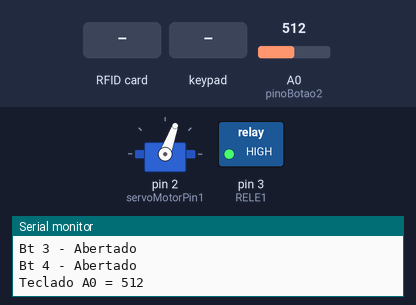
A sketch run on a simulated Arduino Uno, built with avr-gcc and run on an emulated ATmega328P. Shown: servo, switched loads named in the sketch (green lamp = pin HIGH), the last lines printed to the serial monitor. Inputs (shaded band) come from the test bench; at power-on: A0 (pinoBotao2) = 512. Pins used as bus, display or sensor lines are not drawn.

Above: at 1.2 s.
1.3 s: RFID card A3 42 BA A9 held to the reader
At 1.7 s:
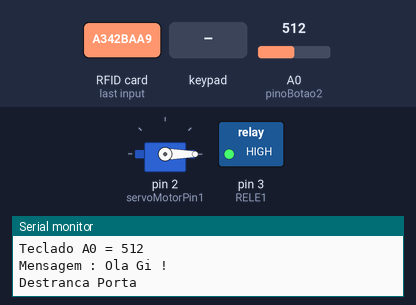
4.3 s: key '#' pressed
At 5.7 s:
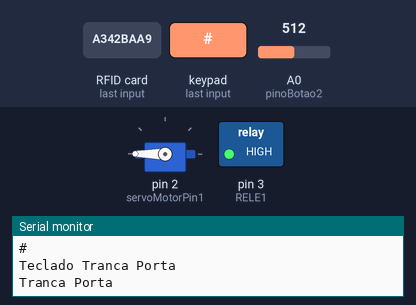
7.3 s: keypad keys A 3 9 7 3 * pressed 0.4 s apart
18.7 s: RFID card 0F 68 82 12 held to the reader
At 23.4 s:
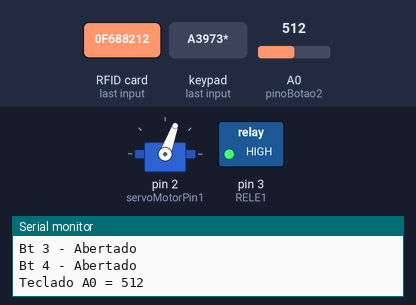
Timing chart, 0 to 23.7 s (numbered marks = the images above; inputs shaded):
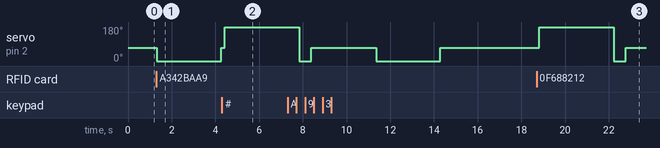

Measured:
- after the input at 1.3 s, servo on pin 2 (servoMotorPin1): 70° → 0° at once, → 70° 3.0 s later
- after the input at 4.3 s, servo on pin 2 (servoMotorPin1): 70° → 180° after 0.13 s
- after the input at 18.7 s, servo on pin 2 (servoMotorPin1): 70° → 180° after 0.12 s, → 0° 3.4 s later, → 70° 0.55 s later

The sketch:

ta_v1-2chaveiros-2bilhetes-1cartao-2senhas-4bt-teclado-rifid.ino
```cpp
#include <SPI.h>
#include <MFRC522.h>

#define SS_PIN 10
#define RST_PIN 9
MFRC522 mfrc522(SS_PIN, RST_PIN);   // Create MFRC522 instance.

//incluindo biblioteca para controle do servomotor
#include "Servo.h"
Servo servoMotorObj1;
int servoMotorPin1 = 2;
int FLAGTrancaPorta = 1; //trancada

String cmd = "";
int valorCampainha = 0;
int modoCalibracao = 0;
//bt
byte pinoBotao1 = 4;
byte pinoBotao2 = 14;
const long DEBOUNCE_DELAY_1 = 100;
int leitura_anterior_1 = 0;
int leitura_anterior_db_1 = 0;
long time_ultimo_debounce_1 = 0;
int debounce_ok_1 = 0;

//rele
 int  RELE1 = 3; // luzHall

 //SM
 //sensor magnetico
 /*
int SM = 15;
int mostraPorta;
int valorSMDb;
*/
////////////////////////////////////////////////////////////////////////////////////
#include <Keypad.h>


int delayAbrePorta = 2950;
int delayFechaPorta1 = 3400;
int delayFechaPorta2 = 550;

char* senha1 = "A3973*";
int position1 = 0;
char* senha2 = "B0703*";
int position2 = 0;

char* senha3 = "D1206*";
int position3 = 0;

int salvaSenha = 0;
int confirmaSenha = 0;

const byte numRows=4; // Numero de linhas
const byte numCols=4; // Numero de colunas

char keymap[numRows][numCols]= // Aqui é feito o "mapa" do teclado, que são as teclas
{
 {'1','2','3','A'},
 {'4','5','6','B'},
 {'7','8','9','C'},
 {'*','0','#','D'},
};

byte rowPins[numRows] = {8,7,6,5}; // Pinos digitais onde as linhas estão conectadas
byte colPins[numCols] = {16,17,18,19}; // Pinos digitais onde as colunas estão conectadas

Keypad myKeypad = Keypad(makeKeymap(keymap), rowPins, colPins, numRows, numCols);

void setup()
{
 Serial.begin(9600);

 pinMode(pinoBotao1, INPUT);//bt1
  pinMode(pinoBotao2, INPUT);//bt2

 pinMode(RELE1, OUTPUT);
 digitalWrite(RELE1, HIGH);

 //pinMode(SM, INPUT); //sensor magnetico

  SPI.begin();      // Inicia  SPI bus
  mfrc522.PCD_Init();   // Inicia MFRC522
  Serial.println("Aproxime o seu cartao do leitor...");
  Serial.println();

  servoMotorObj1.attach(servoMotorPin1);
  servoMotorObj1.write(70); // 70 aqui o motor irá "parar"
  FLAGTrancaPorta = 1;
}


void loop()
{

  /////// RECEBE SERIAL //-----------------------------------------------------------------------------------------------------------

  if(Serial.available() > 0) // serial pc
  {
    while(Serial.available() > 0)
    {
      cmd += char(Serial.read());
      delay(10);
    }
    Serial.println(cmd);
  }


  if (cmd.length() >0) {

    if(cmd == "0"){ abreTrancaPorta(); }
    if(cmd == "1"){ fechaTrancaPorta(); }


    cmd = "";
  }

  //-----------------------------------------------------------------------------------------------------------------------------


  //verificaPorta();

  botoes();

  teclado();


  rfid();

}


void botoes()
{
  long tecladoA0=0; //Cria variável para ler o teclado ligado ao pino A0
  //for(int i=0;i<100;i++) //Laço para fazer 100 leituras
  //{
    tecladoA0 = tecladoA0+analogRead(A0); //Soma a leitura anterior com a leitura atual de A0
  //}
  //tecladoA0 = tecladoA0/100;


  int variacao = 4;


  int intBt1 = 112;
  int intBt2 = 202;
  int intBt3 = 282;
  int intBt4 = 348;

  int intBt1e2 = 287;
  int intBt1e3 = 355;
  int intBt1e4 = 417;
  int intBt2e3 = 411;
  int intBt2e4 = 470;
  int intBt3e4 = 515;

  // 1 bt
  if(tecladoA0 > intBt1-variacao and tecladoA0 < intBt1+variacao){
    Serial.println("Bt 1 - Abertado");
    Serial.println("");
    if(FLAGTrancaPorta == 0){ fechaTrancaPorta(); } else { abreTrancaPorta(); };
    //campainha(0);

  }
  if(tecladoA0 > intBt2-variacao and tecladoA0 < intBt2+variacao){
    Serial.println("Bt 2 - Abertado"); Serial.println("");
    //valorCampainha = 1;
    campainha(1);
  }else{
    campainha(0);
  }

  if(tecladoA0 > intBt3-variacao and tecladoA0 < intBt3+variacao){
    if(modoCalibracao == 1){
      Serial.println("Bt 3 - Abertado"); Serial.println("");
      //servoMotorObj1.write(0);   //0 aqui o motor irá "abrir"
      servoMotorObj1.write(50); //180 aqui o motor irá "fechar"
    }
  }else if(tecladoA0 > intBt4-variacao and tecladoA0 < intBt4+variacao){
    if(modoCalibracao == 1){
      Serial.println("Bt 4 - Abertado"); Serial.println("");
      servoMotorObj1.write(90); //180 aqui o motor irá "fechar"
    }
  }else{
    servoMotorObj1.write(70); //70 aqui o motor irá "parar"
  }

  // 2 bt
  if(tecladoA0 > intBt3e4-variacao and tecladoA0 < intBt3e4+variacao){
    Serial.println("Bt 3 - Abertado");
    Serial.println("Bt 4 - Abertado");
    Serial.println("");
    modoCalibracao = 1;
  }

  Serial.print("Teclado A0 = "); //Imprime no Serial Monitor "Teclado A0 = "
  Serial.println(tecladoA0); //Imprime o valor de A0
  Serial.print("\n\n"); //Pula 2 linha no Serial Monitor

  //delay(100); //Aguarda 100 milissegundos


}

void campainha(int valorCampainha)
{
 if(valorCampainha == 1){
    digitalWrite(RELE1, LOW);
    Serial.println("Campainha on");
  }else{
    digitalWrite(RELE1, HIGH);
    //Serial.println("Campainha off");
  }
}

void botoes2()
{
  if(digitalRead(pinoBotao1) == 0){
    digitalWrite(RELE1, LOW);
    Serial.println("Campainha");
  }else{
    digitalWrite(RELE1, HIGH);
  }

  int leitura_atual_1 = digitalRead(pinoBotao2);
  if(leitura_atual_1 != leitura_anterior_1){time_ultimo_debounce_1 = millis(); debounce_ok_1;}
  if((millis()-time_ultimo_debounce_1)>DEBOUNCE_DELAY_1){debounce_ok_1=1;}
  if(debounce_ok_1 == 1){
    if(leitura_atual_1 == 1 && leitura_anterior_db_1 == 0){

      if(FLAGTrancaPorta == 0){ fechaTrancaPorta(); } else { abreTrancaPorta(); }

  }
    leitura_anterior_db_1 = leitura_atual_1;

  }
}


void teclado()
{

  char keypressed = myKeypad.getKey();
  //if(keypressed !=  NO_KEY){Serial.println(keypressed);}

  /*
  if (keypressed == 'A' && valorSMDb == 0 && salvaSenha != 1){
   Serial.println("Entra no modo de gravar nova senha1");
   salvaSenha = 1;
   position1 = 0;
   keypressed = NO_KEY;
  }


  if(salvaSenha == 1){
    if(keypressed !=  NO_KEY ){
      Serial.println(keypressed);
      position1 ++;


      if(position1 == 5 && confirmaSenha == 0){
        if(keypressed == '*'){
          Serial.println("continua modo de gravar nova senha1 - redigite a senha1");
          confirmaSenha = 1;
          position1 = 0;
        }else{
          Serial.println("Sai do modo de gravar nova senha1");
          salvaSenha = 0;
          position1 = 0;
        }
      }else if(position1 == 5 && confirmaSenha == 1){
        if(keypressed == '*'){
          Serial.println("Nova senha gravada");
          confirmaSenha = 0;
          salvaSenha = 0;
          position1 = 0;
        }else{
          Serial.println("Sai do modo de gravar nova senha1");
          salvaSenha = 0;
          position1 = 0;
        }
      }


    }


  }else{
    */
    //if(valorSMDb == 1){

      if(keypressed !=  NO_KEY){Serial.println(keypressed);}
      if (keypressed == '#'){
        Serial.println(keypressed);
        position1 = 0;
        position2 = 0;
        position3 = 0;
        fechadoOk(true);
      }
      if (keypressed == senha1[position1] || keypressed == senha2[position2] || keypressed == senha3[position3]){
        position1 ++;
        position2 ++;
        position3 ++;
      }
      if (position1 >= 6 || position2 >= 6 || position3 >= 6){
        Serial.println("Chegou no 6");
        fechadoOk(false);
        position1 = 0;
        position2 = 0;
        position3 = 0;
      }


    //}
 /* }*/
  delay(100);
}

void fechadoOk(int fechado){
  if (fechado){
    Serial.println("Teclado Tranca Porta");
    fechaTrancaPorta();
  }
  else{
    Serial.println("Senha correta, destranca a porta!");
    abreTrancaPorta();
  }
}

void rfid()
{
  // Look for new cards
  if ( ! mfrc522.PICC_IsNewCardPresent())
  {
    return;
  }
  // Select one of the cards
  if ( ! mfrc522.PICC_ReadCardSerial())
  {
    return;
  }
  String conteudo= "";
  byte letra;
  for (byte i = 0; i < mfrc522.uid.size; i++)
  {
     conteudo.concat(String(mfrc522.uid.uidByte[i] < 0x10 ? " 0" : " "));
     conteudo.concat(String(mfrc522.uid.uidByte[i], HEX));
  }


  conteudo.toUpperCase();
  if (conteudo.substring(1) == "A3 42 BA A9") //UID 1 - Chaveiro gi
  {
    Serial.print("Mensagem : ");
    Serial.println("Ola Gi !");
    if(FLAGTrancaPorta == 0){ fechaTrancaPorta(); } else { abreTrancaPorta(); }

  }else if (conteudo.substring(1) == "0F 68 82 12") //UID 2 - Chaveiro marco
  {
    Serial.print("Mensagem : ");
    Serial.println("Ola Marco !");
    if(FLAGTrancaPorta == 0){ fechaTrancaPorta(); } else { abreTrancaPorta(); }

  }else if (conteudo.substring(1) == "D4 28 5E 74") //UID 3 - Cartao
  {
    Serial.print("Mensagem : ");
    Serial.println("Ola Cartao !!!");
    if(FLAGTrancaPorta == 0){ fechaTrancaPorta(); } else { abreTrancaPorta(); }

  }else if (conteudo.substring(1) == "2F CA E8 10") //UID 4 - Bilhete unico Marco
  {
    Serial.print("Mensagem : ");
    Serial.println("Ola Marco - Bilhete Unico !!!");
    if(FLAGTrancaPorta == 0){ fechaTrancaPorta(); } else { abreTrancaPorta(); }

  }else if (conteudo.substring(1) == "2F 1A C1 15") //UID 5 - Bilhete unico Gi
  {
    Serial.print("Mensagem : ");
    Serial.println("Ola Gi - Bilhete Unico !!!");
    if(FLAGTrancaPorta == 0){ fechaTrancaPorta(); } else { abreTrancaPorta(); }

  }else{
    Serial.print("UID da tag :");
    Serial.println(conteudo);

  }
}


/*
void verificaPorta()
{
  int valorSM = digitalRead(SM);
  if(valorSM == 0){ //sensor aberto
    if(FLAGTrancaPorta != 2){Serial.println("Porta Aberta");}
    FLAGTrancaPorta = 2;                    // desabilita tranca da porta
    valorSMDb = 0;
  }else{ //sensor fechado
    if(FLAGTrancaPorta == 2){
      FLAGTrancaPorta = 0; // Habilita tranca da porta
      Serial.println("Porta Fechada");
    }
    valorSMDb = 1;
  }

  if(mostraPorta == 1 ){
   Serial.println(digitalRead(SM));
  }

}
*/


void abreTrancaPorta()
{
  //Serial.println(FLAGTrancaPorta);
  if(FLAGTrancaPorta != 0  && FLAGTrancaPorta != 2 ){
    Serial.println("Destranca Porta");
    servoMotorObj1.write(0); //0 aqui o motor irá "fechar"
    delay(delayAbrePorta);
    servoMotorObj1.write(70); //70 aqui o motor irá "parar"
    FLAGTrancaPorta = 0;

  }
}


void fechaTrancaPorta()
{
  //Serial.println(FLAGTrancaPorta);
  if(FLAGTrancaPorta != 1 && FLAGTrancaPorta != 2){
    Serial.println("Tranca Porta");
    servoMotorObj1.write(180); //180 aqui o motor irá "fechar"
    delay(delayFechaPorta1);
    servoMotorObj1.write(0);   //0 aqui o motor irá "abrir"
    delay(delayFechaPorta2);
    servoMotorObj1.write(70); //70 aqui o motor irá "parar"
    FLAGTrancaPorta = 1;

  }
}
/*
void abreTrincoPorta()
{
  if(FLAGTrancaPorta == 0){
    Serial.println("Abre trinco");
    servoMotorObj1.write(0); //0 aqui o motor irá "fechar"
    delay(700);
    servoMotorObj1.write(180); //180 aqui o motor irá "abrir"
    delay(750);
    servoMotorObj1.write(70); //70 aqui o motor irá "parar"

  }
}
*/
///////////////////////////////////////////////////////////////////////////////////////////////////////////
```
